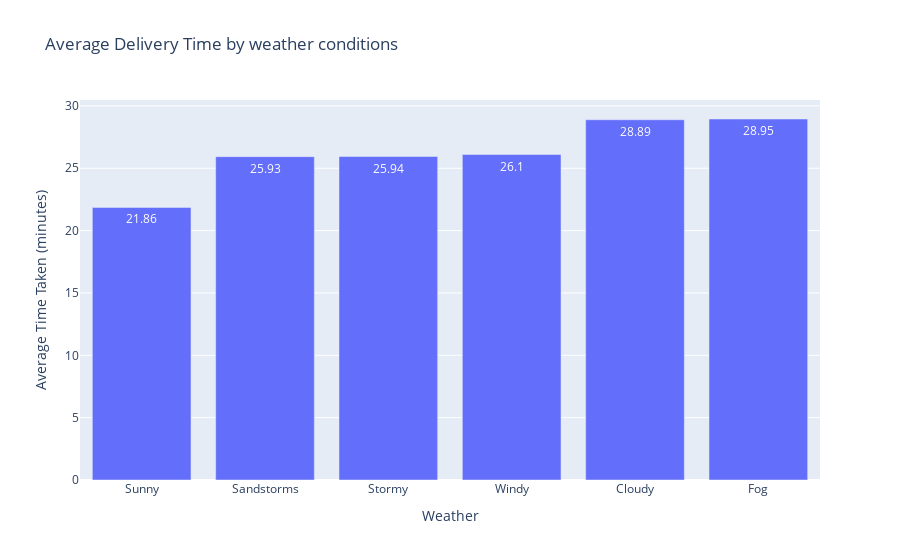

The notebook cell this image was saved under:
### Code cell
# Group the data by 'Is_weekend' and calculate the average time taken
avg_time_taken = df.groupby('Weatherconditions')['Time_taken(min)'].mean().round(2).reset_index()
avg_time_taken = avg_time_taken.sort_values(by='Time_taken(min)')

# Create a bar chart using Plotly Express
fig = px.bar(avg_time_taken, x='Weatherconditions', y='Time_taken(min)', 
             title='Average Delivery Time by weather conditions',
             labels={'Weatherconditions': 'Weather', 'Time_taken(min)': 'Average Time Taken (minutes)'},
             text='Time_taken(min)')

# Show the plot
fig.show()

### Figure 1 — Plotly figure (JSON) as saved in the notebook; plotly's stock layout.template omitted (floating-point values rounded to 4 significant figures)
{"data": [{"alignmentgroup": "True", "hovertemplate": "Weather=%{x}<br>Average Time Taken (minutes)=%{text}<extra></extra>", "legendgroup": "", "marker": {"color": "#636efa"}, "name": "", "offsetgroup": "", "orientation": "v", "showlegend": false, "text": [21.86, 25.93, 25.94, 26.1, 28.89, 28.95], "textposition": "auto", "type": "bar", "x": ["Sunny", "Sandstorms", "Stormy", "Windy", "Cloudy", "Fog"], "xaxis": "x", "y": [21.86, 25.93, 25.94, 26.1, 28.89, 28.95], "yaxis": "y"}], "layout": {"barmode": "relative", "legend": {"tracegroupgap": 0}, "title": {"text": "Average Delivery Time by weather conditions"}, "xaxis": {"anchor": "y", "domain": [0, 1], "title": {"text": "Weather"}}, "yaxis": {"anchor": "x", "domain": [0, 1], "title": {"text": "Average Time Taken (minutes)"}}}}
